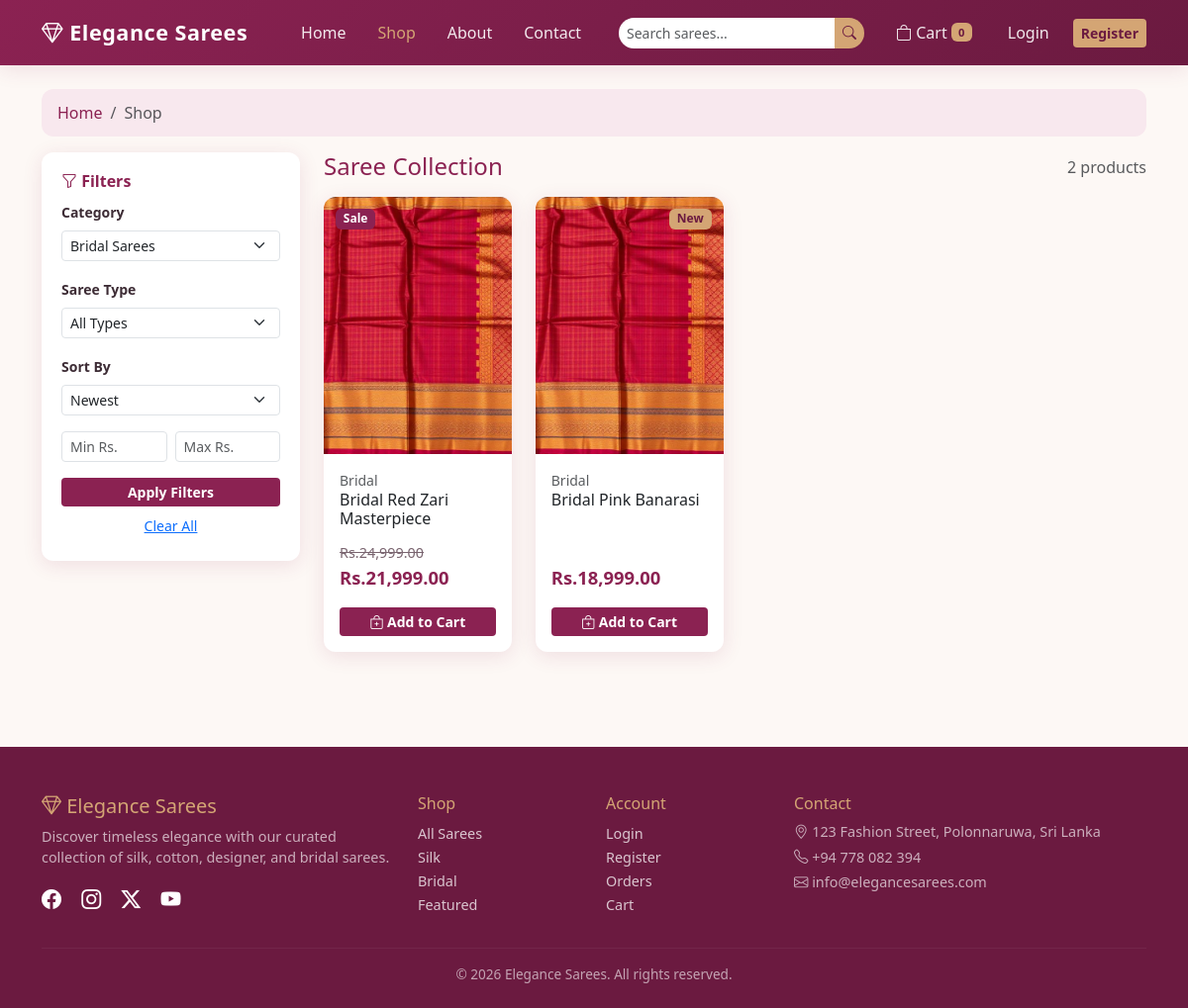
The page /shop.php?category=bridal-sarees on the database its author committed.
### tables this page shows
CREATE TABLE `products` (
  `id` int NOT NULL,
  `category_id` int NOT NULL,
  `name` varchar(200) NOT NULL,
  `slug` varchar(220) NOT NULL,
  `description` text,
  `saree_type` enum('Silk','Cotton','Designer','Bridal','Banarasi','Chiffon','Georgette') NOT NULL,
  `price` decimal(10,2) NOT NULL,
  `discount_price` decimal(10,2) DEFAULT NULL,
  `stock` int DEFAULT '0',
  `image` varchar(255) DEFAULT NULL,
  `is_featured` tinyint(1) DEFAULT '0',
  `is_new_arrival` tinyint(1) DEFAULT '0',
  `status` enum('active','inactive') DEFAULT 'active',
  `created_at` timestamp NULL DEFAULT CURRENT_TIMESTAMP
);

### shop.php (the view, shortened to what this page needs)
<?php
require_once 'includes/header.php';
$categorySlug = $_GET['category'] ?? '';
$search = trim($_GET['q'] ?? '');
$sort = $_GET['sort'] ?? 'newest';
$minPrice = $_GET['min_price'] ?? '';
$maxPrice = $_GET['max_price'] ?? '';
$sql = 'SELECT p.*, c.name AS category_name, c.slug AS category_slug FROM products p JOIN categories c ON c.id = p.category_id WHERE p.status = "active"';
$params = [];
if ($categorySlug) {
    $sql .= ' AND c.slug = ?';
    $params[] = $categorySlug;
}
switch ($sort) {
    default: $sql .= ' ORDER BY p.created_at DESC';
}
$stmt = $pdo->prepare($sql);
$stmt->execute($params);
$products = $stmt->fetchAll();
$categories = $pdo->query('SELECT * FROM categories WHERE status = "active"')->fetchAll();
?>
<div class="container py-4">
    <nav aria-label="breadcrumb">
        <ol class="breadcrumb breadcrumb-elegance mb-0">
            <li class="breadcrumb-item"><a href="index.php">Home</a></li>
            <li class="breadcrumb-item active">Shop</li>
        </ol>
    </nav>
    <div class="row mt-3">
        <aside class="col-lg-3">
            <div class="filter-sidebar">
                <h6><i class="bi bi-funnel"></i> Filters</h6>
                <form method="get" action="shop.php" id="shop-filter-form">
                    <div class="mb-3">
                        <label class="form-label small fw-semibold">Category</label>
                        <select name="category" class="form-select form-select-sm">
                            <?php foreach ($categories as $cat): ?>
                            <option value="<?= e($cat['slug']) ?>" <?= $categorySlug === $cat['slug'] ? 'selected' : '' ?>><?= e($cat['name']) ?></option>
                            <?php endforeach; ?>
                        </select>
                    </div>
                    <div class="mb-3">
                        <label class="form-label small fw-semibold">Saree Type</label>
                        <select name="type" class="form-select form-select-sm">
                            <option value="">All Types</option>
                        </select>
                    </div>
                    <div class="mb-3">
                        <label class="form-label small fw-semibold">Sort By</label>
                        <select name="sort" class="form-select form-select-sm">
                            <option value="newest" <?= $sort === 'newest' ? 'selected' : '' ?>>Newest</option>
                        </select>
                    </div>
                    <div class="row g-2 mb-3">
                        <div class="col-6">
                            <input type="number" name="min_price" class="form-control form-control-sm" placeholder="Min Rs." value="<?= e($minPrice) ?>">
                        </div>
                        <div class="col-6">
                            <input type="number" name="max_price" class="form-control form-control-sm" placeholder="Max Rs." value="<?= e($maxPrice) ?>">
                        </div>
                    </div>
                    <button type="submit" class="btn btn-primary-elegance btn-sm w-100">Apply Filters</button>
                    <a href="shop.php" class="btn btn-link btn-sm w-100 mt-1">Clear All</a>
                </form>
            </div>
        </aside>
        <div class="col-lg-9">
            <div class="d-flex justify-content-between align-items-center mb-3">
                <h1 class="h4 mb-0" style="color: var(--primary);">
                    <?= $search ? 'Results for "' . e($search) . '"' : 'Saree Collection' ?>
                </h1>
                <span class="text-muted"><?= count($products) ?> products</span>
            </div>
            <?php if (!$products): ?>
            <div class="alert alert-info">No sarees found. Try adjusting your filters.</div>
            <?php else: ?>
            <div class="row">
                <?php foreach ($products as $product): echo render_product_card($product); endforeach; ?>
            </div>
            <?php endif; ?>
        </div>
    </div>
</div>
<?php
require_once 'includes/footer.php';

### includes/functions.php (shortened to what this page needs)
<?php
function e(string $value): string
{
    return htmlspecialchars($value, ENT_QUOTES, 'UTF-8');
}
function product_image_url(?string $filename): string
{
    foreach (['sarees', 'products'] as $folder) {
        $path = BASE_PATH . '/' . ASSETS_IMAGES . $folder . '/' . $filename;
        if (file_exists($path)) {
            return ASSETS_IMAGES . $folder . '/' . $filename;
        }
    }
    $mapped = [
        'silk_saree_1.jpg' => ASSETS_IMAGES . 'sarees/silk_saree_1.jpg',
        'bridal_saree.jpg' => ASSETS_IMAGES . 'sarees/bridal_saree.jpg',
        'cotton_saree.jpg' => ASSETS_IMAGES . 'sarees/cotton_saree.jpg',
        'designer_saree.jpg' => ASSETS_IMAGES . 'sarees/designer_saree.jpg',
    ];
    return $mapped[$filename] ?? ASSETS_IMAGES . 'products/default_saree.jpg';
}
function format_price(float $amount): string
{
    return 'Rs.' . number_format($amount, 2);
}
function render_product_card(array $product): string
{
    $price = $product['discount_price'] ?? $product['price'];
    $hasDiscount = !empty($product['discount_price']);
    $img = product_image_url($product['image']);
    $saleBadge = $hasDiscount ? '<span class="badge badge-sale">Sale</span>' : '';
    $newBadge = !empty($product['is_new_arrival']) ? '<span class="badge badge-new">New</span>' : '';
    $oldPrice = $hasDiscount ? '<span class="old-price">' . format_price((float) $product['price']) . '</span>' : '';
    return '<div class="col-sm-6 col-lg-4 col-xl-3 mb-4">
        <div class="card product-card h-100">
            <div class="position-relative">
                ' . $saleBadge . $newBadge . '
                <a href="product.php?slug=' . urlencode($product['slug']) . '">
                    <img src="' . e($img) . '" class="card-img-top" alt="' . e($product['name']) . '">
                </a>
            </div>
            <div class="card-body d-flex flex-column">
                <span class="text-muted small">' . e($product['saree_type'] ?? '') . '</span>
                <h6 class="card-title"><a href="product.php?slug=' . urlencode($product['slug']) . '" class="text-decoration-none text-dark">' . e($product['name']) . '</a></h6>
                <p class="product-price mt-auto">' . $oldPrice . '<br/>' . format_price((float) $price) . '</p>
                <button type="button" class="btn btn-primary-elegance btn-sm w-100 add-to-cart-btn" data-product-id="' . (int) $product['id'] . '">
                    <i class="bi bi-bag-plus"></i> Add to Cart
                </button>
            </div>
        </div>
    </div>';
}

### css/style.css (style rules this page uses)
:root { --primary: #8b2252; --primary-dark: #6b1a40; --accent: #d4a574; --accent-light: #f5e6d3; --rose: #f8e8ee; --cream: #fdf8f5; --text: #3d2c35; --text-muted: #7a6570; --shadow: 0 4px 20px rgba(139, 34, 82, 0.12); --radius: 12px; }
* { box-sizing: border-box; }
body { font-family: 'Segoe UI', Tahoma, Geneva, Verdana, sans-serif; color: var(--text); background: var(--cream); min-height: 100vh; display: flex; flex-direction: column; }
.btn-primary-elegance { background: var(--primary); border: none; color: #fff; font-weight: 600; }
.product-card { background: #fff; border-radius: var(--radius); overflow: hidden; box-shadow: var(--shadow); transition: transform 0.3s, box-shadow 0.3s; height: 100%; border: none; }
.product-card .card-img-top { height: 260px; object-fit: cover; }
.product-card .badge-sale { position: absolute; top: 12px; left: 12px; background: var(--primary); color: #fff; }
.product-card .badge-new { position: absolute; top: 12px; right: 12px; background: var(--accent); color: var(--primary-dark); }
.product-price { color: var(--primary); font-weight: 700; font-size: 1.15rem; }
.product-price .old-price { color: var(--text-muted); text-decoration: line-through; font-size: 0.9rem; font-weight: 400; }
.breadcrumb-elegance { background: var(--rose); padding: 0.75rem 1rem; border-radius: var(--radius); margin-bottom: 1.5rem; }
.breadcrumb-elegance a { color: var(--primary); text-decoration: none; }
.filter-sidebar { background: #fff; border-radius: var(--radius); padding: 1.25rem; box-shadow: var(--shadow); position: sticky; top: 90px; }
.filter-sidebar h6 { color: var(--primary); font-weight: 600; }

### rows shown on the page
products: shows "Sale", image (picture), saree_type "Bridal", name "Bridal Red Zari Masterpiece", price "Rs.24,999.00", discount_price "Rs.21,999.00"
products: is_new_arrival "New", image (picture), saree_type "Bridal", name "Bridal Pink Banarasi", format_price((float) $price) "Rs.18,999.00"

### other values the page prints
APP_NAME "Elegance Sarees"
$cartCount "0"
count($products) "2"
form field category "Bridal Sarees"
